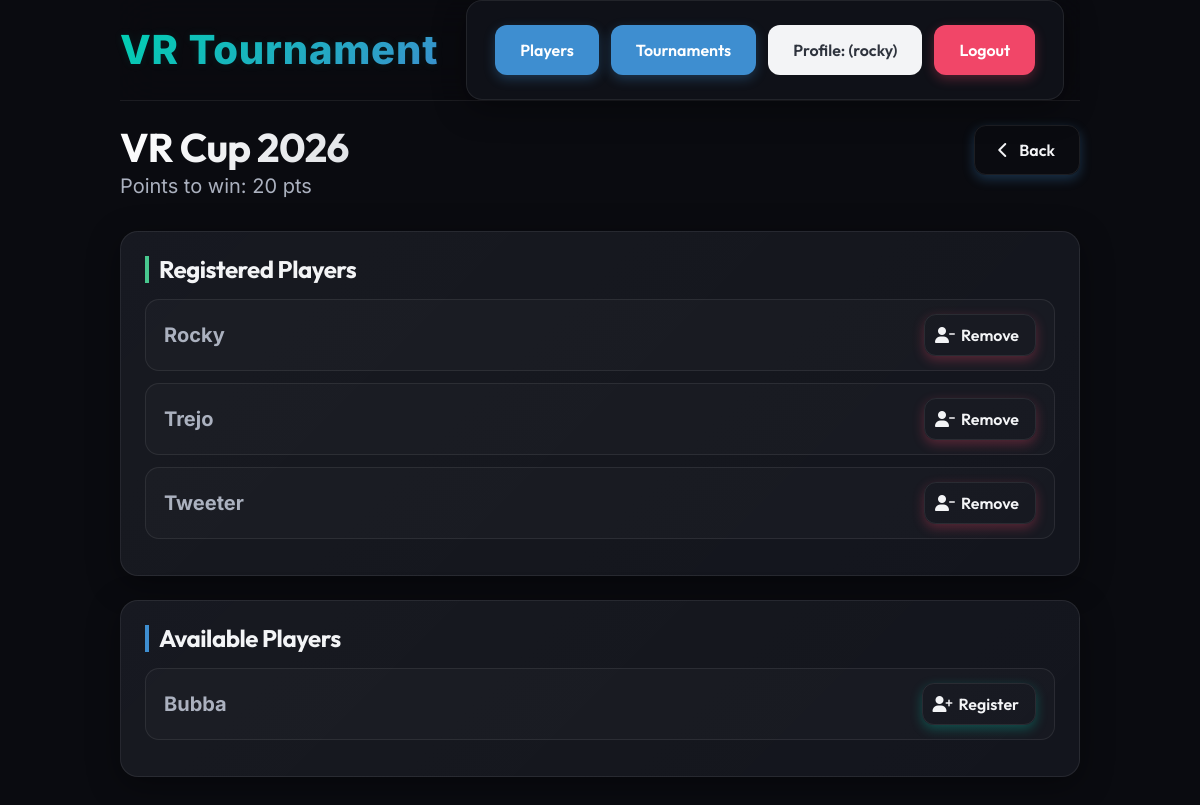
The app's page /tournament/registration/17/ (signed in) with its own data.
### vr_tournaments/models.py (models this page shows, shortened)
class Tournament(models.Model):
    date = models.DateField(default=timezone.localdate)
    name = models.CharField(max_length=255, blank=True)
    winner = models.CharField(max_length=255, blank=True)
    points_to_win = models.IntegerField(default=0)
    class Meta:
        ordering = ["-date"]

class Player(models.Model):
    name = models.CharField(max_length=255, unique=True)
    tournaments = models.ManyToManyField(Tournament, related_name="players")

### vr_tournaments/views.py (the view, shortened to what this page needs)
@login_required
@user_passes_test(is_superuser)
def tournament_registration(request, pk):
    tournament = Tournament.objects.get(pk=pk)
    all_players = Player.objects.all()
    registered_players = []
    if hasattr(tournament, "players"):
        registered_players = tournament.players.all()
    return render(
        request,
        "tournament_registration.html",
        {
            "tournament": tournament,
            "all_players": all_players,
            "registered_players": registered_players,
        },
    )

### vr_tournaments/views.py (called while the page is built)
def is_superuser(user):
    return user.is_superuser

### vr_tournaments/templates/tournament_registration.html (shortened to what this page needs)
{% extends "base.html" %}
{% block content %}
    <div class="page-header">
        <div class="page-title-group">
            <h1 class="title is-2 m-0" style="background: linear-gradient(135deg, #fff 0%, var(--text-muted) 100%); -webkit-background-clip: text; -webkit-text-fill-color: transparent;">{{ tournament.name }}</h1>
            <p class="subtitle is-5 mt-1 has-text-cyan">Points to win: {{ tournament.points_to_win }} pts</p>
        </div>
        <a class="button is-outlined is-info" href="{% url 'tournament_detail' tournament.pk %}">
            <span class="icon"><i class="fas fa-chevron-left"></i></span>
            <span>Back</span>
        </a>
    </div>
    <div class="box mb-5">
        <h2 class="title is-4 mb-4" style="border-left: 4px solid var(--accent-green); padding-left: 10px;">Registered Players</h2>
        <div class="registered-list">
            {% for player in registered_players %}
                <div class="player-touch-row">
                    <span class="has-text-weight-bold is-size-5">{{ player.name }}</span>
                    <form method="post" class="m-0">
                        <button class="button is-danger is-outlined" type="submit" style="padding: 8px 16px !important; min-height: unset; height: 38px;">
                            <span class="icon mr-1"><i class="fas fa-user-minus"></i></span>
                            <span>Remove</span>
                        </button>
                    </form>
                </div>
            {% empty %}
                <p class="has-text-grey-light has-text-centered my-5">No players registered yet. Add some below!</p>
            {% endfor %}
        </div>
    </div>
    <div class="box mb-5">
        <h2 class="title is-4 mb-4" style="border-left: 4px solid var(--accent-blue); padding-left: 10px;">Available Players</h2>
        <div class="available-list">
            {% for player in all_players %}
                {% if player not in registered_players %}
                    <div class="player-touch-row">
                        <span class="has-text-weight-bold is-size-5">{{ player.name }}</span>
                        <form method="post" class="m-0">
                            <button class="button is-primary is-outlined" type="submit" style="padding: 8px 16px !important; min-height: unset; height: 38px;">
                                <span class="icon mr-1"><i class="fas fa-user-plus"></i></span>
                                <span>Register</span>
                            </button>
                        </form>
                    </div>
                {% endif %}
            {% empty %}
                <p class="has-text-grey-light has-text-centered my-5">No other players are available.</p>
            {% endfor %}
        </div>
    </div>
{% endblock content %}

### vr_tournaments/templates/base.html (shortened to what this page needs)
{% load static %}
<!DOCTYPE html>
<html lang="en" data-theme="dark">
    <head>
        <link rel="stylesheet"
              href="https://cdn.jsdelivr.net/npm/bulma@1.0.4/css/bulma.min.css" />
        <link rel="stylesheet" href="{% static 'css/style.css' %}" />
    </head>
    <body>
        <div class="container">
            <nav class="navbar is-transparent"
                 role="navigation"
                 aria-label="main navigation">
                <div class="navbar-brand">
                    <a class="navbar-item" href="{% url 'index' %}">
                        <h1 class="vr-title is-size-2 is-family-sans-serif">VR Tournament</h1>
                    </a>
                </div>
                <div class="navbar-menu  mx-4" id="navMenu">
                    <div class="navbar-end">
                        <div class="navbar-item">
                            <div class="buttons">
                                {% if user.is_authenticated %}
                                    {% if user.is_superuser %}
                                        <a class="button is-info" href="{% url 'players' %}">Players</a>
                                    {% endif %}
                                    <a class="button is-info" href="{% url 'tournaments' %}">Tournaments</a>
                                    <a class="button is-light" href="{% url 'profile' %}">Profile: ({{ user.username }})</a>
                                    <form method="post" action="{% url 'logout' %}" style="display: inline;">
                                        <button type="submit" class="button is-danger">Logout</button>
                                    </form>
                                {% else %}
                                    <a class="button is-success" href="{% url 'login' %}">Login</a>
                                {% endif %}
                            </div>
                        </div>
                    </div>
                </div>
            </nav>
        </div>
        <section class="section">
            <div class="container">
                {% block content %}
                {% endblock content %}
            </div>
        </section>
    </body>
</html>

### vr_tournaments/static/css/style.css (style rules this page uses)
:root { --font-display: 'Outfit', sans-serif; --font-sans: 'Inter', sans-serif; --bg-deep: #0a0b10; --bg-obsidian: #10121a; --bg-glass: rgba(255, 255, 255, 0.03); --bg-glass-hover: rgba(255, 255, 255, 0.07); --bg-glass-active: rgba(255, 255, 255, 0.12); --border-glass: rgba(255, 255, 255, 0.08); --border-glass-glowing: rgba(0, 209, 178, 0.35); --accent-cyan: #00d1b2; --accent-cyan-rgb: 0, 209, 178; --accent-blue: #3e8ed0; --accent-blue-rgb: 62, 142, 208; --accent-purple: #7a00ff; --accent-pink: #f14668; --accent-green: #48c78e; --text-main: #f3f4f6; --text-muted: #9ca3af; --text-dimmed: #6b7280; --shadow-glass: 0 8px 32px 0 rgba(0, 0, 0, 0.37); --shadow-glow-cyan: 0 0 15px rgba(0, 209, 178, 0.25); --shadow-glow-blue: 0 0 15px rgba(62, 142, 208, 0.25); }
body { font-family: var(--font-sans); background-color: var(--bg-deep); color: var(--text-main); min-height: 100vh; overflow-x: hidden; padding-bottom: 3rem; }
h1, h2, h3, h4, h5, h6, .title { font-family: var(--font-display); color: var(--text-main) !important; font-weight: 700; letter-spacing: -0.02em; }
.section { padding: 1.5rem 1rem !important; }
.box, .card { background-color: var(--bg-obsidian) !important; background-image: linear-gradient(135deg, rgba(255, 255, 255, 0.03) 0%, rgba(255, 255, 255, 0.01) 100%) !important; border: 1px solid var(--border-glass) !important; border-radius: 18px !important; box-shadow: var(--shadow-glass) !important; padding: 1.5rem !important; transition: all 0.3s cubic-bezier(0.4, 0, 0.2, 1); overflow: hidden; position: relative; }
.box::before, .card::before { content: ""; position: absolute; top: 0; left: 0; right: 0; height: 3px; background: linear-gradient(90deg, transparent, rgba(var(--accent-cyan-rgb), 0.3), transparent); opacity: 0; transition: opacity 0.3s ease; }
.button { font-family: var(--font-display); font-weight: 600; border-radius: 12px !important; height: auto !important; padding: 12px 24px !important; min-height: 48px; transition: all 0.2s cubic-bezier(0.4, 0, 0.2, 1) !important; border: 1px solid transparent; }
.button.is-primary { background-color: var(--accent-cyan) !important; color: #000 !important; box-shadow: 0 4px 12px rgba(0, 209, 178, 0.3) !important; }
.button.is-info { background-color: var(--accent-blue) !important; color: #fff !important; box-shadow: 0 4px 12px rgba(62, 142, 208, 0.3) !important; }
.button.is-danger { background-color: var(--accent-pink) !important; border-color: transparent !important; color: #fff !important; box-shadow: 0 4px 12px rgba(241, 70, 104, 0.3) !important; }
.button.is-outlined { background-color: transparent !important; border-color: var(--border-glass) !important; color: var(--text-main) !important; }
.player-touch-row { background-color: rgba(255, 255, 255, 0.02); border: 1px solid var(--border-glass); border-radius: 14px; padding: 14px 18px; margin-bottom: 0.75rem; display: flex; align-items: center; justify-content: space-between; transition: all 0.2s ease; }
.navbar { background-color: rgba(10, 11, 16, 0.8) !important; backdrop-filter: blur(20px); -webkit-backdrop-filter: blur(20px); border-bottom: 1px solid var(--border-glass); min-height: 4.5rem; transition: all 0.3s ease; }
.navbar-brand { min-height: 4.5rem; align-items: center; }
.navbar-item { color: var(--text-main) !important; font-family: var(--font-display); font-weight: 500; transition: all 0.2s ease; }
.navbar-menu { background-color: rgba(16, 18, 26, 0.96) !important; backdrop-filter: blur(20px); -webkit-backdrop-filter: blur(20px); border-radius: 16px; border: 1px solid var(--border-glass) !important; box-shadow: var(--shadow-glass) !important; padding: 1rem !important; }
.page-header { display: flex; flex-direction: column; align-items: stretch; gap: 16px; margin-bottom: 1.5rem; width: 100%; }
.page-header .page-title-group { flex-grow: 1; min-width: 0; }
.page-header .page-title-group h1, .page-header h1 { word-wrap: break-word; overflow-wrap: break-word; }
.page-header .buttons, .page-header > .button, .page-header > a.button { width: 100% !important; margin-right: 0 !important; margin-left: 0 !important; }
@media (min-width: 769px) { .page-header { flex-direction: row !important; justify-content: space-between !important; align-items: flex-start !important; margin-bottom: 2rem !important; gap: 24px !important; } }
@media (min-width: 769px) { .page-header .buttons, .page-header > .button, .page-header > a.button { width: auto !important; } }

### records on screen
Tournament: name "VR Cup 2026", points_to_win "20"
Player: name "Rocky"
Player: name "Trejo"
Player: name "Tweeter"
Player: name "Bubba"

### other values on screen
{{ user.username }} "rocky"
